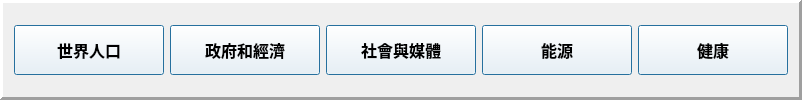
     <widget class="QFrame" name="frame_2">
      <property name="autoFillBackground">
       <bool>true</bool>
      </property>
      <property name="frameShape">
       <enum>QFrame::Panel</enum>
      </property>
      <property name="frameShadow">
       <enum>QFrame::Raised</enum>
      </property>
      <property name="lineWidth">
       <number>3</number>
      </property>
      <property name="midLineWidth">
       <number>0</number>
      </property>
      <layout class="QGridLayout" name="gridLayout_2">
       <item row="0" column="0">
        <layout class="QHBoxLayout" name="horizontalLayout_2">
         <item>
          <widget class="QPushButton" name="world_population_Button">
           <property name="minimumSize">
            <size>
             <width>150</width>
             <height>50</height>
            </size>
           </property>
           <property name="maximumSize">
            <size>
             <width>150</width>
             <height>50</height>
            </size>
           </property>
           <property name="font">
            <font>
             <family>微軟正黑體</family>
             <pointsize>12</pointsize>
             <weight>75</weight>
             <bold>true</bold>
            </font>
           </property>
           <property name="autoFillBackground">
            <bool>false</bool>
           </property>
           <property name="styleSheet">
            <string notr="true"> background-color:white ; 
color: black;</string>
           </property>
           <property name="text">
            <string>世界人口</string>
           </property>
           <property name="checkable">
            <bool>false</bool>
           </property>
           <property name="autoRepeatDelay">
            <number>298</number>
           </property>
           <property name="autoDefault">
            <bool>false</bool>
           </property>
           <property name="default">
            <bool>true</bool>
           </property>
           <property name="flat">
            <bool>false</bool>
           </property>
          </widget>
         </item>
         <item>
          <widget class="QPushButton" name="government_econmy_Button">
           <property name="minimumSize">
            <size>
             <width>150</width>
             <height>50</height>
            </size>
           </property>
           <property name="maximumSize">
            <size>
             <width>150</width>
             <height>50</height>
            </size>
           </property>
           <property name="font">
            <font>
             <family>微軟正黑體</family>
             <pointsize>12</pointsize>
             <weight>75</weight>
             <bold>true</bold>
            </font>
           </property>
           <property name="autoFillBackground">
            <bool>false</bool>
           </property>
           <property name="styleSheet">
            <string notr="true"> background-color:white ; 
color: black;</string>
           </property>
           <property name="text">
            <string>政府和經濟</string>
           </property>
           <property name="checkable">
            <bool>false</bool>
           </property>
           <property name="autoRepeatDelay">
            <number>298</number>
           </property>
           <property name="autoDefault">
            <bool>false</bool>
           </property>
           <property name="default">
            <bool>true</bool>
           </property>
           <property name="flat">
            <bool>false</bool>
           </property>
          </widget>
         </item>
         <item>
          <widget class="QPushButton" name="society_media_Button">
           <property name="minimumSize">
            <size>
             <width>150</width>
             <height>50</height>
            </size>
           </property>
           <property name="maximumSize">
            <size>
             <width>150</width>
             <height>50</height>
            </size>
           </property>
           <property name="font">
            <font>
             <family>微軟正黑體</family>
             <pointsize>12</pointsize>
             <weight>75</weight>
             <bold>true</bold>
            </font>
           </property>
           <property name="autoFillBackground">
            <bool>false</bool>
           </property>
           <property name="styleSheet">
            <string notr="true"> background-color:white ; 
color: black;</string>
           </property>
           <property name="text">
            <string>社會與媒體</string>
           </property>
           <property name="checkable">
            <bool>false</bool>
           </property>
           <property name="autoRepeatDelay">
            <number>298</number>
           </property>
           <property name="autoDefault">
            <bool>false</bool>
           </property>
           <property name="default">
            <bool>true</bool>
           </property>
           <property name="flat">
            <bool>false</bool>
           </property>
          </widget>
         </item>
         <item>
          <widget class="QPushButton" name="energy_Button">
           <property name="minimumSize">
            <size>
             <width>150</width>
             <height>50</height>
            </size>
           </property>
           <property name="maximumSize">
            <size>
             <width>150</width>
             <height>50</height>
            </size>
           </property>
           <property name="font">
            <font>
             <family>微軟正黑體</family>
             <pointsize>12</pointsize>
             <weight>75</weight>
             <bold>true</bold>
            </font>
           </property>
           <property name="autoFillBackground">
            <bool>false</bool>
           </property>
           <property name="styleSheet">
            <string notr="true"> background-color:white ; 
color: black;</string>
           </property>
           <property name="text">
            <string>能源</string>
           </property>
           <property name="checkable">
            <bool>false</bool>
           </property>
           <property name="autoRepeatDelay">
            <number>298</number>
           </property>
           <property name="autoDefault">
            <bool>false</bool>
           </property>
           <property name="default">
            <bool>true</bool>
           </property>
           <property name="flat">
            <bool>false</bool>
           </property>
          </widget>
         </item>
         <item>
          <widget class="QPushButton" name="health_Button">
           <property name="minimumSize">
            <size>
             <width>150</width>
             <height>50</height>
            </size>
           </property>
           <property name="maximumSize">
            <size>
             <width>150</width>
             <height>50</height>
            </size>
           </property>
           <property name="font">
            <font>
             <family>微軟正黑體</family>
             <pointsize>12</pointsize>
             <weight>75</weight>
             <bold>true</bold>
            </font>
           </property>
           <property name="autoFillBackground">
            <bool>false</bool>
           </property>
           <property name="styleSheet">
            <string notr="true">background-color:white ; 
color: black;</string>
           </property>
           <property name="inputMethodHints">
            <set>Qt::ImhNone</set>
           </property>
           <property name="text">
            <string>健康</string>
           </property>
           <property name="checkable">
            <bool>false</bool>
           </property>
           <property name="autoRepeatDelay">
            <number>298</number>
           </property>
           <property name="autoDefault">
            <bool>false</bool>
           </property>
           <property name="default">
            <bool>true</bool>
           </property>
           <property name="flat">
            <bool>false</bool>
           </property>
          </widget>
         </item>
        </layout>
       </item>
      </layout>
     </widget>
